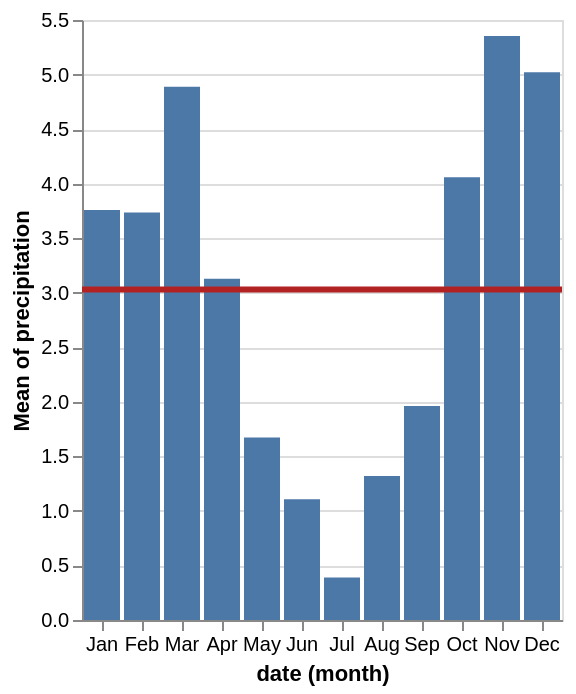

This figure's Vega-Lite source:
### Vega-Lite specification from a JSON file in a GitHub repository (floating-point values rounded to 4 significant figures; data arrays with more than 128 entries replaced by an {"elided": "..."} marker saying what was removed)
{"$schema": "https://vega.github.io/schema/vega-lite/v4.json", "data": {"values": {"elided": "1461 records"}}, "layer": [{"mark": "bar", "encoding": {"x": {"timeUnit": "month", "field": "date", "type": "ordinal"}, "y": {"aggregate": "mean", "field": "precipitation", "type": "quantitative"}}}, {"mark": "rule", "encoding": {"y": {"aggregate": "mean", "field": "precipitation", "type": "quantitative"}, "color": {"value": "firebrick"}, "size": {"value": 3}}}]}
